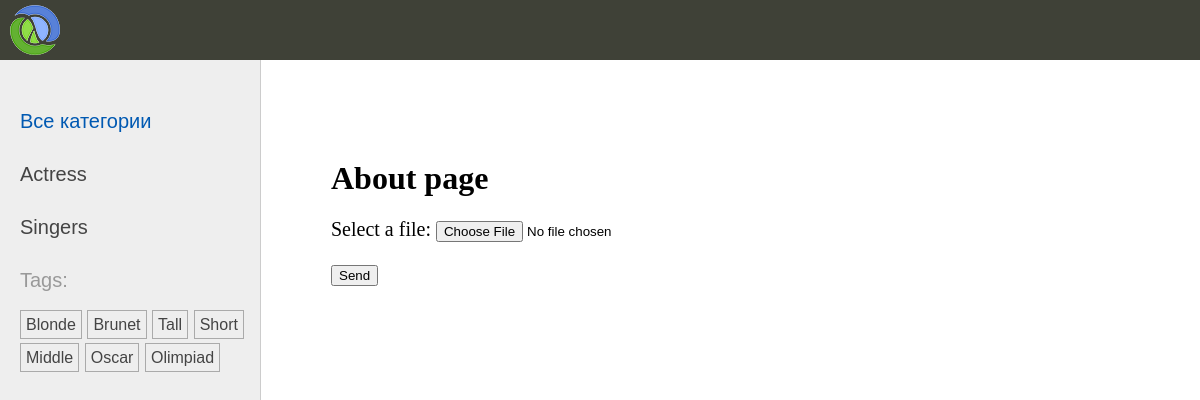
The page /about/ on the database its author committed.
### women/models.py (models this page shows, shortened)
class Category(models.Model):
    name = models.CharField(max_length=100, db_index = True)
    slug = models.SlugField(max_length=255, unique=True, db_index = True)
    class Meta:
        verbose_name = 'Category'
        verbose_name_plural = 'Categories'

class TagPost(models.Model):
    tag = models.CharField(max_length=100, db_index=True)
    slug = models.SlugField(max_length=255, db_index = True,unique=True)

### women/views.py (the view)
# urls.py: path('about/', views.about, name='about'),
def about(request):
    if request.method == 'POST':
        form = UploadFileForm(request.POST, request.FILES)
        if form.is_valid():
            fp = UploadFiles(file=form.cleaned_data['file'])
            fp.save()
    else:
        form = UploadFileForm()
    data = {
    'title': 'About page',
    'form':form
    }
    return render(request, 'women/about.html', context=data)

### women/forms.py
class UploadFileForm(forms.Form):
    file = forms.ImageField(label='Select a file')

### women/templatetags/women_tags.py (called while the page is built)
@register.inclusion_tag('women/list_categories.html')
def show_categories(cats_selected=0):
    cats = Category.objects.all()
    return {'cats':cats,'cats_selected':cats_selected}

@register.inclusion_tag('women/list_tags.html')
def show_all_tags():
    return {'tags':TagPost.objects.all()}

### women/templates/women/about.html (shortened to what this page needs)
{% extends 'base.html' %}
{% block content %}
<h1>{{title}}</h1>
    <form action="" method="post" enctype="multipart/form-data">
    {{ form.as_p }}
    <p><button type="submit">Send</button></p>
    </form>
{% endblock %}

### women/templates/women/list_categories.html
{% for cat in cats %}
{% if cat.id == cat_selected %}
    <li class="selected">{{cat.name}}</li>
{% else %}
    <li><a href="{% url "category" cat.slug %}">{{cat.name}}</a></li>
{% endif %}
{% endfor %}

### women/templates/women/list_tags.html
{% if tags %}
<p>Tags:</p>
<ul class="tags-list">
    {% for tag in tags %}
    <li><a href="{% url "tag" tag.slug %}">{{tag.tag}}</a></li>
    {% endfor %}
</ul>
{% endif %}

### rows shown on the page
Category: name "Actress"
Category: name "Singers"
TagPost: tag "Blonde"
TagPost: tag "Brunet"
TagPost: tag "Tall"
TagPost: tag "Short"
TagPost: tag "Middle"
TagPost: tag "Oscar"
TagPost: tag "Olimpiad"

### other values the page prints
{{ title }} "About page"
